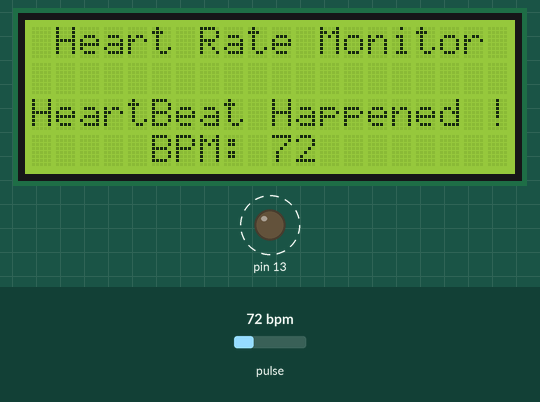
Bench run of a sketch on a simulated Arduino Uno, built with avr-gcc and run on an emulated ATmega328P. Shown: 20×4 character LCD, output pins drawn as LEDs (lit = HIGH). Dashed ring = blinking. Inputs (shaded band) come from the test bench; at power-on: pulse 72 bpm. What the sketch prints to the serial monitor is not drawn.

Above: at 1.4 s.
1.5 s: pulse set to 42 bpm
At 2.8 s:
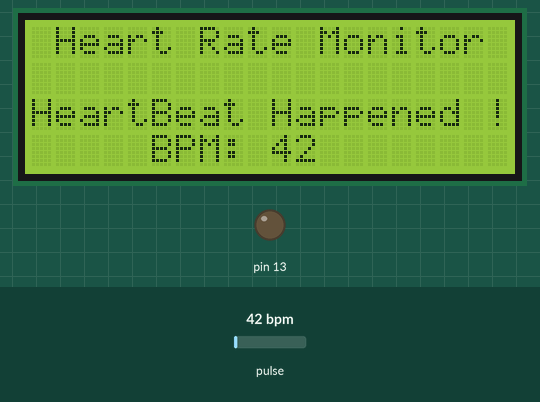
3.9 s: pulse set to 100 bpm
At 4.44 s:
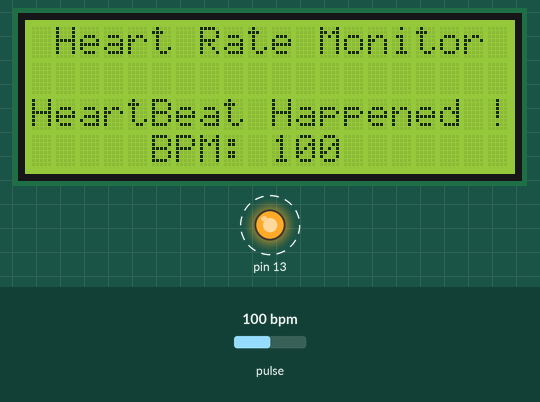
5.8 s: pulse set to 70 bpm
At 6.55 s:
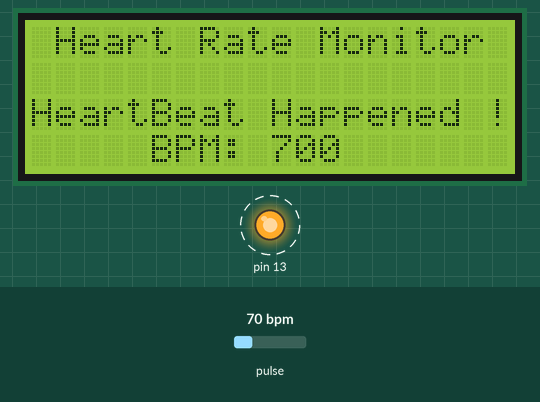
Timing chart, 0 to 14.1 s (numbered marks = the images above; inputs shaded):
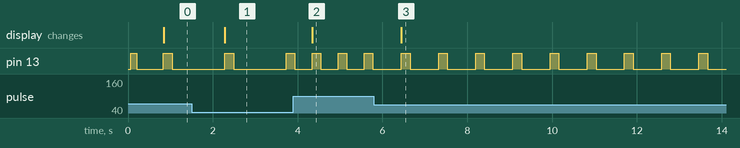

Measured:
- after the input at 1.5 s, the display: changes after 0.79 s (image 1)
- after the input at 3.9 s, the display: changes after 0.44 s (image 2)
- after the input at 5.8 s, pin 13: alternates HIGH for 0.21 s and LOW for 0.67 s, starting after 0.64 s; the display: changes after 0.65 s (image 3)

The sketch:

pulse_sensor.ino
```cpp
////#include <LiquidCrystal.h>
//
////  Variables
//int pulsePin = 0;                 // Pulse Sensor purple wire connected to analog pin 0
//int blinkPin = 13;                // pin to blink led at each beat
//int fadePin = 8;                  // pin to do fancy classy fading blink at each beat
//int fadeRate = 0;                 // used to fade LED on with PWM on fadePin
//
////LiquidCrystal lcd(12, 11, 5, 4, 3, 2);
//
//// Volatile Variables, used in the interrupt service routine!
//volatile int BPM;                   // int that holds raw Analog in 0. updated every 2mS
//volatile int Signal;                // holds the incoming raw data
//volatile int IBI = 600;             // int that holds the time interval between beats! Must be seeded!
//volatile boolean Pulse = false;     // "True" when User's live heartbeat is detected. "False" when not a "live beat".
//volatile boolean QS = false;        // becomes true when Arduoino finds a beat.
//
//// Regards Serial OutPut  -- Set This Up to your needs
//static boolean serialVisual = true;   // Set to 'false' by Default.  Re-set to 'true' to see Arduino Serial Monitor ASCII Visual Pulse
//
//volatile int rate[10];                      // array to hold last ten IBI values
//volatile unsigned long sampleCounter = 0;          // used to determine pulse timing
//volatile unsigned long lastBeatTime = 0;           // used to find IBI
//volatile int P = 512;                      // used to find peak in pulse wave, seeded
//volatile int T = 512;                     // used to find trough in pulse wave, seeded
//volatile int thresh = 525;                // used to find instant moment of heart beat, seeded
//volatile int amp = 100;                   // used to hold amplitude of pulse waveform, seeded
//volatile boolean firstBeat = true;        // used to seed rate array so we startup with reasonable BPM
//volatile boolean secondBeat = false;      // used to seed rate array so we startup with reasonable BPM
//
//void setup()
//{
//  pinMode(blinkPin, OUTPUT);        // pin that will blink to your heartbeat!
//  pinMode(fadePin, OUTPUT);         // pin that will fade to your heartbeat!
//  Serial.begin(115200);             // we agree to talk fast!
//  interruptSetup();                 // sets up to read Pulse Sensor signal every 2mS
//  // IF YOU ARE POWERING The Pulse Sensor AT VOLTAGE LESS THAN THE BOARD VOLTAGE,
//  // UN-COMMENT THE NEXT LINE AND APPLY THAT VOLTAGE TO THE A-REF PIN
//  //   analogReference(EXTERNAL);
//}
//
//
////  Where the Magic Happens
//void loop()
//{
//  serialOutput();
//
//  if (QS == true) // A Heartbeat Was Found
//  {
//    // BPM and IBI have been Determined
//    // Quantified Self "QS" true when arduino finds a heartbeat
//    fadeRate = 255; // Makes the LED Fade Effect Happen, Set 'fadeRate' Variable to 255 to fade LED with pulse
//    serialOutputWhenBeatHappens(); // A Beat Happened, Output that to serial.
//    QS = false; // reset the Quantified Self flag for next time
//  }
//
//  ledFadeToBeat(); // Makes the LED Fade Effect Happen
//  delay(20); //  take a break
//}
//
//void ledFadeToBeat()
//{
//  fadeRate -= 15;                         //  set LED fade value
//  fadeRate = constrain(fadeRate, 0, 255); //  keep LED fade value from going into negative numbers!
//  analogWrite(fadePin, fadeRate);         //  fade LED
//}
//
//void interruptSetup()
//{
//  // Initializes Timer2 to throw an interrupt every 2mS.
//  TCCR2A = 0x02;     // DISABLE PWM ON DIGITAL PINS 3 AND 11, AND GO INTO CTC MODE
//  TCCR2B = 0x06;     // DON'T FORCE COMPARE, 256 PRESCALER
//  OCR2A = 0X7C;      // SET THE TOP OF THE COUNT TO 124 FOR 500Hz SAMPLE RATE
//  TIMSK2 = 0x02;     // ENABLE INTERRUPT ON MATCH BETWEEN TIMER2 AND OCR2A
//  sei();             // MAKE SURE GLOBAL INTERRUPTS ARE ENABLED
//}
//
//void serialOutput()
//{ // Decide How To Output Serial.
//  if (serialVisual == true)
//  {
//    arduinoSerialMonitorVisual('-', Signal);   // goes to function that makes Serial Monitor Visualizer
//  }
//  else
//  {
//    sendDataToSerial('S', Signal);     // goes to sendDataToSerial function
//  }
//}
//
//void serialOutputWhenBeatHappens()
//{
//  if (serialVisual == true) //  Code to Make the Serial Monitor Visualizer Work
//  {
//    Serial.print("*** Heart-Beat Happened *** ");  //ASCII Art Madness
//    Serial.print("BPM: ");
//    Serial.println(BPM);
//    //     lcd.clear();
//    //     lcd.print("BPM: ");
//    //     lcd.print(BPM);
//  }
//  else
//  {
//    sendDataToSerial('B', BPM);  // send heart rate with a 'B' prefix
//    sendDataToSerial('Q', IBI);  // send time between beats with a 'Q' prefix
//  }
//}
//
//void arduinoSerialMonitorVisual(char symbol, int data )
//{
//  const int sensorMin = 0;      // sensor minimum, discovered through experiment
//  const int sensorMax = 1024;    // sensor maximum, discovered through experiment
//  int sensorReading = data; // map the sensor range to a range of 12 options:
//  int range = map(sensorReading, sensorMin, sensorMax, 0, 11);
//  // do something different depending on the
//  // range value:
//  //  switch (range) {
//  //    case 0:
//  //      Serial.println("");     /////ASCII Art Madness
//  //      break;
//  //    case 1:
//  //      Serial.println("---");
//  //      break;
//  //    case 2:
//  //      Serial.println("------");
//  //      break;
//  //    case 3:
//  //      Serial.println("---------");
//  //      break;
//  //    case 4:
//  //      Serial.println("------------");
//  //      break;
//  //    case 5:
//  //      Serial.println("--------------|-");
//  //      break;
//  //    case 6:
//  //      Serial.println("--------------|---");
//  //      break;
//  //    case 7:
//  //      Serial.println("--------------|-------");
//  //      break;
//  //    case 8:
//  //      Serial.println("--------------|----------");
//  //      break;
//  //    case 9:
//  //      Serial.println("--------------|----------------");
//  //      break;
//  //    case 10:
//  //      Serial.println("--------------|-------------------");
//  //      break;
//  //    case 11:
//  //      Serial.println("--------------|-----------------------");
//  //      break;
//  //  }
//}
//
//
//void sendDataToSerial(char symbol, int data )
//{
//  Serial.print(symbol);
//  Serial.println(data);
//}
//
//ISR(TIMER2_COMPA_vect) //triggered when Timer2 counts to 124
//{
//  cli();                                      // disable interrupts while we do this
//  Signal = analogRead(pulsePin);              // read the Pulse Sensor
//  sampleCounter += 2;                         // keep track of the time in mS with this variable
//  int N = sampleCounter - lastBeatTime;       // monitor the time since the last beat to avoid noise
//  //  find the peak and trough of the pulse wave
//  if (Signal < thresh && N > (IBI / 5) * 3) // avoid dichrotic noise by waiting 3/5 of last IBI
//  {
//    if (Signal < T) // T is the trough
//    {
//      T = Signal; // keep track of lowest point in pulse wave
//    }
//  }
//
//  if (Signal > thresh && Signal > P)
//  { // thresh condition helps avoid noise
//    P = Signal;                             // P is the peak
//  }                                        // keep track of highest point in pulse wave
//
//  //  NOW IT'S TIME TO LOOK FOR THE HEART BEAT
//  // signal surges up in value every time there is a pulse
//  if (N > 250)
//  { // avoid high frequency noise
//    if ( (Signal > thresh) && (Pulse == false) && (N > (IBI / 5) * 3) )
//    {
//      Pulse = true;                               // set the Pulse flag when we think there is a pulse
//      digitalWrite(blinkPin, HIGH);               // turn on pin 13 LED
//      IBI = sampleCounter - lastBeatTime;         // measure time between beats in mS
//      lastBeatTime = sampleCounter;               // keep track of time for next pulse
//
//      if (secondBeat)
//      { // if this is the second beat, if secondBeat == TRUE
//        secondBeat = false;                  // clear secondBeat flag
//        for (int i = 0; i <= 9; i++) // seed the running total to get a realisitic BPM at startup
//        {
//          rate[i] = IBI;
//        }
//      }
//
//      if (firstBeat) // if it's the first time we found a beat, if firstBeat == TRUE
//      {
//        firstBeat = false;                   // clear firstBeat flag
//        secondBeat = true;                   // set the second beat flag
//        sei();                               // enable interrupts again
//        return;                              // IBI value is unreliable so discard it
//      }
//      // keep a running total of the last 10 IBI values
//      word runningTotal = 0;                  // clear the runningTotal variable
//
//      for (int i = 0; i <= 8; i++)
//      { // shift data in the rate array
//        rate[i] = rate[i + 1];                // and drop the oldest IBI value
//        runningTotal += rate[i];              // add up the 9 oldest IBI values
//      }
//
//      rate[9] = IBI;                          // add the latest IBI to the rate array
//      runningTotal += rate[9];                // add the latest IBI to runningTotal
//      runningTotal /= 10;                     // average the last 10 IBI values
//      BPM = 60000 / runningTotal;             // how many beats can fit into a minute? that's BPM!
//      QS = true;                              // set Quantified Self flag
//      // QS FLAG IS NOT CLEARED INSIDE THIS ISR
//    }
//  }
//
//  if (Signal < thresh && Pulse == true)
//  { // when the values are going down, the beat is over
//    digitalWrite(blinkPin, LOW);           // turn off pin 13 LED
//    Pulse = false;                         // reset the Pulse flag so we can do it again
//    amp = P - T;                           // get amplitude of the pulse wave
//    thresh = amp / 2 + T;                  // set thresh at 50% of the amplitude
//    P = thresh;                            // reset these for next time
//    T = thresh;
//  }
//
//  if (N > 2500)
//  { // if 2.5 seconds go by without a beat
//    thresh = 512;                          // set thresh default
//    P = 512;                               // set P default
//    T = 512;                               // set T default
//    lastBeatTime = sampleCounter;          // bring the lastBeatTime up to date
//    firstBeat = true;                      // set these to avoid noise
//    secondBeat = false;                    // when we get the heartbeat back
//  }
//
//  sei();                                   // enable interrupts when youre done!
//}// end isr
//
//
//
//


/////////////////////////////////////////////////////////////////////////////////////////////////////////////////////////////////////////////////////////
#define USE_ARDUINO_INTERRUPTS true // Set-up low-level interrupts for most acurate BPM math.
#include <PulseSensorPlayground.h> // Includes the PulseSensorPlayground Library.
#include<LiquidCrystal.h>
LiquidCrystal lcd(7, 6, 5, 4, 3, 2);

// Variables
const int PulseWire = 0; // PulseSensor PURPLE WIRE connected to ANALOG PIN 0
const int LED13 = 13; // The on-board Arduino LED, close to PIN 13.
int Threshold = 550; // Determine which Signal to "count as a beat" and which to ignore.
// Use the "Gettting Started Project" to fine-tune Threshold Value beyond default setting.
// Otherwise leave the default "550" value.

PulseSensorPlayground pulseSensor; // Creates an instance of the PulseSensorPlayground object called "pulseSensor"
void setup() {

Serial.begin(9600); // For Serial Monitor
lcd.begin(20,4);

// Configure the PulseSensor object, by assigning our variables to it.
pulseSensor.analogInput(PulseWire);
pulseSensor.blinkOnPulse(LED13); //auto-magically blink Arduino's LED with heartbeat.
pulseSensor.setThreshold(Threshold);

// Double-check the "pulseSensor" object was created and "began" seeing a signal.
if (pulseSensor.begin()) {
Serial.println("We created a pulseSensor Object !"); //This prints one time at Arduino power-up, or on Arduino reset.
lcd.setCursor(0,0);
lcd.print(" Heart Rate Monitor");

}
}

void loop() {

int myBPM = pulseSensor.getBeatsPerMinute(); // Calls function on our pulseSensor object that returns BPM as an "int".
// "myBPM" hold this BPM value now.
if (pulseSensor.sawStartOfBeat()) { // Constantly test to see if "a beat happened".
Serial.println("♥ A HeartBeat Happened ! "); // If test is "true", print a message "a heartbeat happened".
Serial.print("BPM: "); // Print phrase "BPM: "
Serial.println(myBPM); // Print the value inside of myBPM.
lcd.setCursor(0,2);
lcd.print("HeartBeat Happened !"); // If test is "true", print a message "a heartbeat happened".
lcd.setCursor(5,3);
lcd.print("BPM: "); // Print phrase "BPM: "
lcd.print(myBPM);
}
delay(20); // considered best practice in a simple sketch.
}
```
